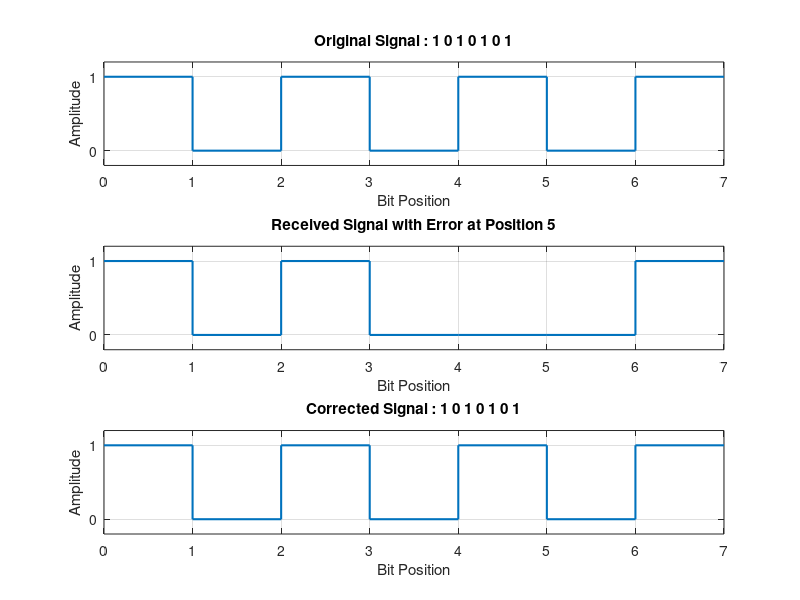

MATLAB code to generate this figure: (Note: this script raises an error after producing the figure.)
clc;
clear;
close all;

codeword = [1 0 1 0 1 0 1];
disp('Original Hamming Codeword:');
disp(codeword);

data = [codeword(3) codeword(5) codeword(6) codeword(7)];
disp('Original Data Bits:');
disp(data);

error_position = 5;
received = codeword;

received(error_position) = ...
    1 - received(error_position);

fprintf('\nError Introduced at Position = %d\n', error_position);
disp('Received Codeword with Error:');
disp(received);
s1 = mod(received(1)+received(3)+received(5)+received(7),2);
s2 = mod(received(2)+received(3)+received(6)+received(7),2);
s3 = mod(received(4)+received(5)+received(6)+received(7),2);
fprintf('\nSyndrome = %d%d%d\n',s3,s2,s1);


error_detected = s1 + 2*s2 + 4*s3;
fprintf('Detected Error Position = %d\n', error_detected);


corrected = received;
if error_detected ~= 0
    corrected(error_detected) = 1 - corrected(error_detected);
    disp('Error Corrected Successfully');
else
    disp('No Error Detected');
end
disp('Corrected Codeword:');
disp(corrected);


decodedData = [corrected(3) corrected(5) corrected(6) corrected(7)];
disp('Decoded Data Bits:');
disp(decodedData);



receivedData = [received(3) received(5) received(6) received(7)];
errorsBefore = sum(data ~= receivedData);
BER_before = errorsBefore/length(data);


errorsAfter = sum(data ~= decodedData);
BER_after = errorsAfter/length(data);
fprintf('BER Before Error Correction = %.2f\n',...
        BER_before);
fprintf('BER After Error Correction  = %.2f\n',...
        BER_after);


bitAxis = 0:7;
originalPlot = [codeword codeword(end)];
errorPlot = [received received(end)];
correctedPlot = [corrected corrected(end)];
figure('Name','Hamming Error Correction', 'NumberTitle','off');




subplot(3,1,1)
stairs(bitAxis,originalPlot, 'LineWidth',1.5);
grid on
xlim([0 7])
ylim([-0.2 1.2])
xticks(0:7)
yticks([0 1])
xlabel('Bit Position')
ylabel('Amplitude')
title('Original Signal : 1 0 1 0 1 0 1')
subplot(3,1,2)
stairs(bitAxis,errorPlot, 'LineWidth',1.5)
grid on
xlim([0 7])
ylim([-0.2 1.2])
xticks(0:7)
yticks([0 1])
xlabel('Bit Position')
ylabel('Amplitude')
title(['Received Signal with Error at Position ', num2str(error_position)])
subplot(3,1,3)
stairs(bitAxis,correctedPlot, 'LineWidth',1.5)
grid on
xlim([0 7])
ylim([-0.2 1.2])
xticks(0:7)
yticks([0 1])
xlabel('Bit Position')
ylabel('Amplitude')
title('Corrected Signal : 1 0 1 0 1 0 1')
sgtitle('Channel Coding and Error Correction');

figure('Name','BER Analysis', 'NumberTitle','off');


xCurve = linspace(0,1,100);

BERcurve = BER_before*(1-xCurve).^2;

plot(xCurve,BERcurve, 'LineWidth',1.2);
hold on
plot(0,BER_before,'o', 'MarkerSize',7, 'LineWidth',1.2);


plot(1,BER_after,'o',  'MarkerSize',7,  'LineWidth',1.2);
grid on
xlabel('Error Correction Process')

ylabel('Bit Error Rate (BER)')
title('BER Before and After Hamming Error Correction')
xlim([0 1])
ylim([0 0.30])
xticks([0 0.25 0.5 0.75 1])
xticklabels({'Before Correction', '','','','After Correction'});


text(0.02,BER_before+0.015, sprintf('BER = %.2f',BER_before), 'FontWeight','bold');
text(0.98,BER_after+0.015,...
    sprintf('BER = %.2f',BER_after), 'HorizontalAlignment','right',  'FontWeight','bold');
hold off


fprintf('Original Codeword  : ');
fprintf('%d ',codeword);
fprintf('\n');
fprintf('Received Codeword  : ');
fprintf('%d ',received);
fprintf('\n');
fprintf('Corrected Codeword : ');
fprintf('%d ',corrected);
fprintf('\n');
fprintf('Error Position     : %d\n',...
        error_detected);
fprintf('BER Before Correction = %.2f\n',...
        BER_before);
fprintf('BER After Correction  = %.2f\n', BER_after);
